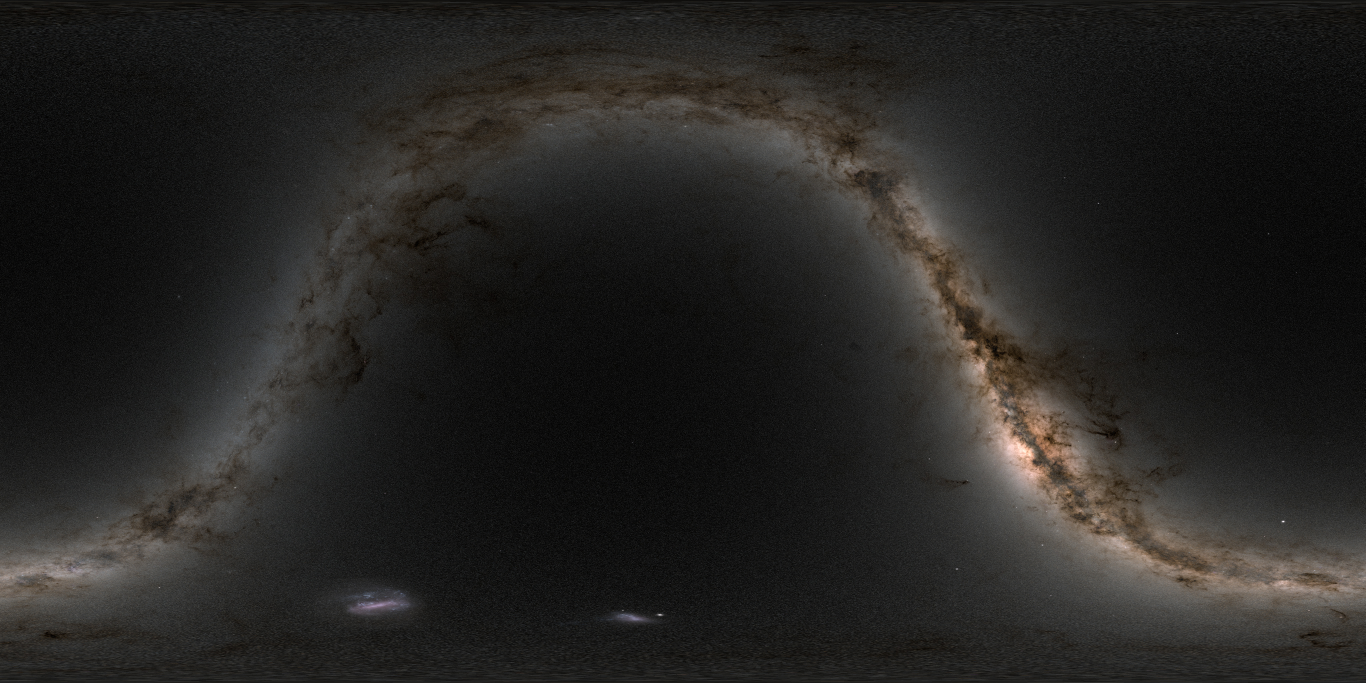
#> input picture app/src/main/assets/sky/panorama/milkyway_2020_4k.jpg, 4096 x 2048 px, found by its file name (shown at 1/3 size)
$ python preview_night_sky.py app/src/main/assets/sky/panorama/milkyway_2020_4k.jpg
#> lines starting #> are read from the running program, lines starting #| are printed output that depends on the picture
"""CPU port of SkyPanoramaShaders.FRAGMENT_SHADER, used to eyeball the night sky.

Development harness, not part of the app: it runs the same maths the GLSL does so a change to the
night can be inspected as an image instead of on a device.

    python3 tools/sky-panorama/preview_night_sky.py app/src/main/assets/sky/panorama/milkyway_2020_4k.jpg

Writes one PNG per sky state to the directory it is run from. Requires numpy and pillow. Keep it in
step with SkyNightModel.kt and SkyPanoramaShaders.kt by hand; the Kotlin side is the source of truth
and SkyNightModelTest pins the numbers it depends on.
"""
import numpy as np, math, sys
from PIL import Image

PI = math.pi
GAL_POLE = np.array([-0.05487556, -0.87343709, -0.48383502])
ECL_POLE = np.array([0.0, -0.3977772, 0.9174821])

ZERO = 108000.0
def m2l(m): return ZERO * 10 ** (-0.4 * m)
BORTLE = {1:21.99,2:21.94,3:21.79,4:21.09,5:20.0,6:19.22,7:18.66,8:18.1,9:17.6}
NAT = m2l(21.95)
GAL_PEAK = m2l(18.9)
ZOD = m2l(23.0); GEG = m2l(23.8)
FULL_MOON = m2l(18.2)
GALAXY_GAMMA = 0.90
TZ = 0.83
LUMA = np.array([0.2126, 0.7152, 0.0722], dtype=np.float32)

def airmass(h):
    h = np.maximum(h, -0.9)
    return 1.0 / (np.sin(np.radians(h)) + 0.50572 * np.power(h + 6.07995, -1.6364))

def smoothstep(e0, e1, x):
    t = np.clip((x - e0) / (e1 - e0), 0, 1)
    return t * t * (3 - 2 * t)

def display_key(a):
    t = np.clip((np.log10(np.maximum(a, 1e-6)) + 4.0) / 7.5, 0, 1)
    s = t * t * (3 - 2 * t)
    return 0.30 * (0.06 + 0.94 * np.power(s, 1.6))

def srgb_to_linear(c):
    return np.where(c <= 0.04045, c / 12.92, np.power((c + 0.055) / 1.055, 2.4))

def linear_to_srgb(c):
    c = np.clip(c, 0, 1)
    return np.where(c <= 0.0031308, c * 12.92, 1.055 * np.power(c, 1/2.4) - 0.055)

def aces(x):
    v = np.maximum(x, 0)
    return np.clip((v * (2.51*v + 0.03)) / (v * (2.43*v + 0.59) + 0.14), 0, 1)

def twilight_zenith(sun_alt):
    dep = max(-sun_alt, 0.0)
    return float(m2l(10.5) * 10 ** (-0.76 * (dep - 12.0)) * (1 - smoothstep(-6.0, -2.0, sun_alt)))

def night_sky(sun_alt, moon_alt, moon_illum, bortle, cam_alt):
    tauV = -math.log(TZ)
    tau = np.array([0.34, 0.62, 1.02]) * tauV
    natural = NAT
    artificial = max(0.0, m2l(BORTLE[bortle]) - natural)
    above = float(smoothstep(-3.0, 5.0, moon_alt))
    illum = min(max(moon_illum/100, 0), 1)
    if above > 0 and illum > 0:
        xm = max(airmass(max(moon_alt, -1.0)), 1.0)
        moon_sky = FULL_MOON * (0.35 + 0.65*illum) * above * TZ ** (xm - 1)
    else:
        moon_sky = 0.0
    adapt = max(min(natural + artificial, natural*1.18 + artificial*2.4) + moon_sky*0.35, 1e-7)
    xc = airmass(cam_alt)
    glare = natural*xc*TZ**(xc-1) + artificial*(0.40 + 2.5*math.exp(-max(cam_alt,0.4)/7.5)*1.28)
    key = max(0.65*adapt + 0.35*max(glare,1e-7) + 0.45*twilight_zenith(sun_alt), 1e-7)
    t = min(max((math.log10(max(key,1e-6)) + 3.0)/3.0, 0.0), 1.0)
    scotopic = 1.0 - t*t*(3-2*t)
    return dict(tau=tau, airglow=natural, lp=artificial, moon_sky=moon_sky,
                exposure=float(display_key(key)/key), scotopic=scotopic,
                # SkyNightModel.nightSkyWeight: 0 above -4, 1 below -10.
                w=float(smoothstep(-4.0, -10.0, sun_alt)))

def patch(az, alt, seed):
    a, b = np.radians(az), np.radians(alt)
    v = np.sin(3*a + 1.7*b + seed)*np.cos(2*a - 2.3*b + 0.7*seed) \
      + 0.6*np.sin(5*a + 3.1*b - 0.4 + seed*1.3)*np.cos(4*a + 1.9*b)
    return 0.5 + 0.5*(v/1.6)

def render(out, plate_path, width, height, lst, lat, sun_alt, sun_az, moon_alt, moon_az,
           moon_illum, bortle, fovY, cam_alt, cam_az):
    N = night_sky(sun_alt, moon_alt, moon_illum, bortle, cam_alt)
    plate = np.asarray(Image.open(plate_path).convert('RGB'), dtype=np.float32) / 255.0
    ph, pw, _ = plate.shape

    p = np.radians(lst); phi = np.radians(lat)
    n = np.array([-np.sin(phi)*np.cos(p), -np.sin(phi)*np.sin(p), np.cos(phi)])
    e = np.array([-np.sin(p), np.cos(p), 0.0])
    z = np.array([np.cos(phi)*np.cos(p), np.cos(phi)*np.sin(p), np.sin(phi)])
    def d(az, alt):
        a, h = np.radians(az), np.radians(alt)
        return np.cos(h)*np.cos(a)*n + np.cos(h)*np.sin(a)*e + np.sin(h)*z
    forward = d(cam_az, cam_alt)
    hint = z if abs(np.dot(forward, z)) < 0.9 else e
    right = np.cross(forward, hint); right /= np.linalg.norm(right)
    up = np.cross(right, forward)

    tanY = math.tan(math.radians(fovY)/2)
    tanX = tanY * width / height
    xs = (np.arange(width)+0.5)/width*2 - 1
    ys = 1 - (np.arange(height)+0.5)/height*2
    gx, gy = np.meshgrid(xs, ys)
    dirv = (forward[None,None,:] + gx[...,None]*tanX*right[None,None,:] + gy[...,None]*tanY*up[None,None,:])
    dirv /= np.linalg.norm(dirv, axis=2, keepdims=True)

    alt = np.degrees(np.arcsin(np.clip(dirv @ z, -1, 1)))
    az = np.degrees(np.arctan2(dirv @ e, dirv @ n)); az = np.where(az < 0, az+360, az)

    ra = np.arctan2(dirv[...,1], dirv[...,0]); dec = np.arcsin(np.clip(dirv[...,2], -1, 1))
    u = np.mod(0.5 - ra/(2*PI), 1.0); v = 0.5 - dec/PI
    px = np.clip((u*pw).astype(int), 0, pw-1); py = np.clip((v*ph).astype(int), 0, ph-1)
    tex = plate[py, px]
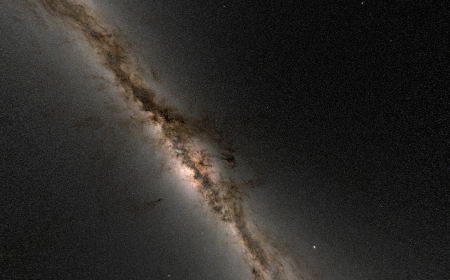
#> tex: shape (560, 900, 3) float32 (shown at 1/2 size); mean R, G, B 0.175, 0.166, 0.155

    galLin = srgb_to_linear(np.clip((tex - 0.105)/0.895, 0, 1))
    galLum = np.clip(galLin @ LUMA, 0, 1)
    galLat = np.degrees(np.arcsin(np.clip(dirv @ GAL_POLE, -1, 1)))
    band = 0.50 + 0.50*np.exp(-0.5*(galLat/12.0)**2)
    halo = np.exp(-0.5*(galLat/34.0)**2)
    warm = np.clip(galLum*1.9, 0, 1)*np.exp(-0.5*(galLat/16.0)**2)
    cool = halo*(1 - np.clip(galLum*3.2, 0, 1))
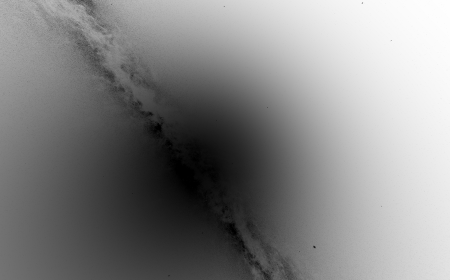
#> cool: shape (560, 900) float64 (shown at 1/2 size); min 0, max 0.998, mean 0.522
    tint = np.stack([np.full_like(galLum,0.97), np.full_like(galLum,0.99), np.full_like(galLum,1.04)], -1)
    tint = tint + (np.array([1.10,1.00,0.86]) - np.array([0.97,0.99,1.04]))[None,None,:]*warm[...,None]
    tint = tint + (np.array([0.86,0.95,1.12])[None,None,:] - tint)*0.45*cool[...,None]
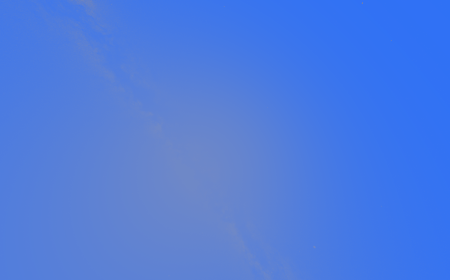
#> tint: shape (560, 900, 3) float64 (shown at 1/2 size); mean of channels 0, 1, 2 0.944, 0.981, 1.06; drawn with min black and max white

    ext = np.exp(-N['tau']*airmass(np.maximum(alt, 0.0))[...,None])
    galaxy = GAL_PEAK*np.power(np.maximum(galLum, 0), GALAXY_GAMMA)[...,None]*band[...,None]*tint
    galaxy = galaxy*ext*smoothstep(-0.8, 2.6, alt)[...,None]

    x = airmass(alt)
    glow = N['airglow']*x*np.power(np.clip(TZ, 0.02, 1), x-1)
    glow = glow*smoothstep(-1.2, 3.0, alt)*(0.84 + 0.32*patch(az, alt, 0.0))
    domes = np.ones_like(az)
    for caz, w, s in ((28.0, 1.00, 38.0), (146.0, 0.50, 24.0), (262.0, 0.28, 62.0)):
        dAz = np.abs(np.mod(az - caz + 180, 360) - 180)
        domes = domes + w*np.exp(-0.5*(dAz/s)**2)
    lp = N['lp']*(0.40 + 2.5*np.exp(-np.maximum(alt, 0.4)/7.5)*(0.28+domes))
    lp = lp*(0.85 + 0.30*patch(az, alt, 3.1))*smoothstep(-2.2, 2.2, alt)

    sunDir = d(sun_az, sun_alt); moonDir = d(moon_az, moon_alt)
    sunAngle = np.degrees(np.arccos(np.clip(dirv @ sunDir, -1, 1)))
    eclLat = np.degrees(np.arcsin(np.clip(dirv @ ECL_POLE, -1, 1)))
    zl = ZOD*np.exp(-0.5*(eclLat/9.0)**2)*(0.25 + 0.75*smoothstep(25, 100, sunAngle))
    zl = zl + GEG*np.exp(-0.5*(eclLat/5.5)**2)*np.exp(-0.5*((sunAngle-180)/17.0)**2)
    zodiacal = zl[...,None]*ext*smoothstep(-1.2, 2.5, alt)[...,None]*np.array([1.0,0.95,0.86])

    rho = np.degrees(np.arccos(np.clip(dirv @ moonDir, -1, 1)))
    cr = np.cos(np.radians(rho))
    fRho = 1.0e5*(1.06+cr*cr) + 1.0e6*np.exp(-rho/40.0)
    fZero = 1.0e5*2.06 + 1.0e6
    moon = (N['moon_sky']*(fRho/fZero))[...,None]*ext*(1-np.exp(-x*1.2))[...,None]
    moon = moon*smoothstep(-1.2, 3.0, alt)[...,None]*np.array([0.82,0.95,1.28])

    G_TW = 0.72
    hg = (1-G_TW*G_TW)/(4*PI*np.power(1+G_TW*G_TW-2*G_TW*np.cos(np.radians(sunAngle)), 1.5))
    hg0 = (1-G_TW*G_TW)/(4*PI*(1+G_TW*G_TW-2*G_TW)**1.5)
    tw = twilight_zenith(sun_alt)*(0.55 + 0.45*np.exp(-np.maximum(alt, 0.0)/9.0))*(0.25 + 1.50*(hg/hg0))
    rayl = 0.75*(1+np.cos(np.radians(sunAngle))**2)/1.5
    warmMix = np.clip(rayl*0.55*np.exp(-np.maximum(alt,0.0)/26.0), 0, 1)
    twColour = (np.array([0.44,0.60,1.0])[None,None,:]
                + (np.array([1.30,0.72,0.42])-np.array([0.44,0.60,1.0]))[None,None,:]*warmMix[...,None])
    twilight = tw[...,None]*twColour
    anti = np.exp(-0.5*((180-sunAngle)/45.0)**2)*np.exp(-0.5*((alt-5.0)/9.0)**2)
    twilight = twilight*(1 - 0.6*anti)[...,None]

    night = (galaxy + glow[...,None]*np.array([0.86,1.00,1.14])
             + lp[...,None]*np.array([1.14,0.96,0.78])
             + zodiacal + moon + twilight)

    c = np.maximum(night, 0)*N['exposure']
    scot = 0.36*c[...,1] + 0.62*c[...,2] + 0.02*c[...,0]
    c = c + (scot[...,None]*np.array([0.62,0.80,1.18]) - c)*(0.55*N['scotopic'])
    y = c @ LUMA
    yd = aces(y)
    c = c*(yd/np.maximum(y,1e-12))[...,None]
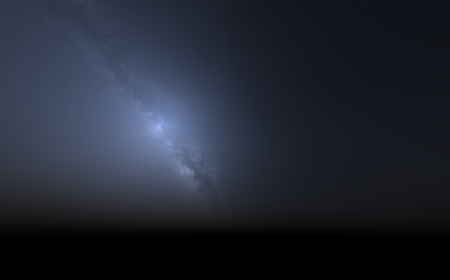
#> c: shape (560, 900, 3) float64 (shown at 1/2 size); mean of channels 0, 1, 2 0.00936, 0.0106, 0.0137; drawn with min black and max white
    m = c.max(axis=2)
    sat = np.clip((1-yd)/np.maximum(m-yd, 1e-9), 0, 1)
#> sat: shape (560, 900) float64; every value is 1
    c = np.where((m > 1)[...,None], yd[...,None] + (c-yd[...,None])*sat[...,None], c)
    o = np.clip(c, 0, 1)
    l = o @ LUMA
    o = l[...,None] + (o - l[...,None])*1.0
    o = (o-0.5)*1.0 + 0.5
    night_srgb = linear_to_srgb(np.clip(o, 0, 1))
    night_srgb = night_srgb*(0.06 + 0.94*smoothstep(-1.5, 0.5, alt))[...,None]
#> in smoothstep (call 11), `t = np.clip((x - e0) / (e1 - e0), 0, 1)`:
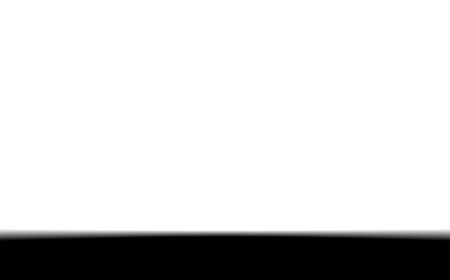
#> t: shape (560, 900) float64 (shown at 1/2 size); min 0, max 1, mean 0.836

    day = np.broadcast_to(np.array([0.02,0.05,0.13], dtype=np.float32), night_srgb.shape)
    sky = day + (night_srgb - day)*N['w']
    Image.fromarray((np.clip(sky,0,1)*255).astype(np.uint8)).save(out)
    print(f"{out} exposure {N['exposure']:.2f} moon_sky {N['moon_sky']:.2e} weight {N['w']:.3f} "
          f"twilight {twilight_zenith(sun_alt):.2e} scotopic {N['scotopic']:.2f}")

if __name__ == '__main__':
    plate = sys.argv[1]
    W, H = 900, 560
    render('/home/user/preview/night_b4_moon.png', plate, W, H, lst=250.0, lat=35.7,
           sun_alt=-25.0, sun_az=300.0, moon_alt=40.0, moon_az=140.0, moon_illum=80.0,
           bortle=4, fovY=104.0, cam_alt=40.0, cam_az=180.0)
    render('/home/user/preview/night_b2_nomoon.png', plate, W, H, lst=250.0, lat=35.7,
           sun_alt=-30.0, sun_az=320.0, moon_alt=-30.0, moon_az=140.0, moon_illum=5.0,
           bortle=2, fovY=104.0, cam_alt=40.0, cam_az=180.0)
#> in aces (call 2), `return np.clip((v * (2.51*v + 0.03)) / (v * (2.43*v + 0.59) + 0.14), 0..`:
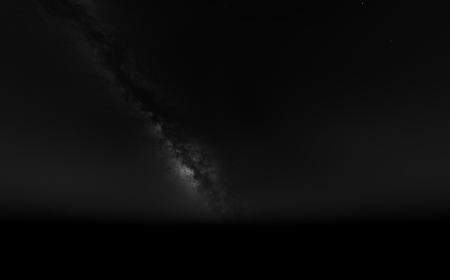
#> returned value: shape (560, 900) float64 (shown at 1/2 size); min 2.84e-13, max 0.277, mean 0.0131; drawn with min black and max white
    render('/home/user/preview/night_b8_city.png', plate, W, H, lst=250.0, lat=35.7,
           sun_alt=-30.0, sun_az=320.0, moon_alt=-30.0, moon_az=140.0, moon_illum=5.0,
           bortle=8, fovY=104.0, cam_alt=40.0, cam_az=180.0)
#> call 3 of render, with out = '/home/user/preview/night_b8_city.png', width = 900, height = 560, lst = 250, lat = 35.7, sun_alt = -30, sun_az = 320, moon_alt = -30
#> in render (call 3), `scot = 0.36*c[...,1] + 0.62*c[...,2] + 0.02*c[...,0]`:
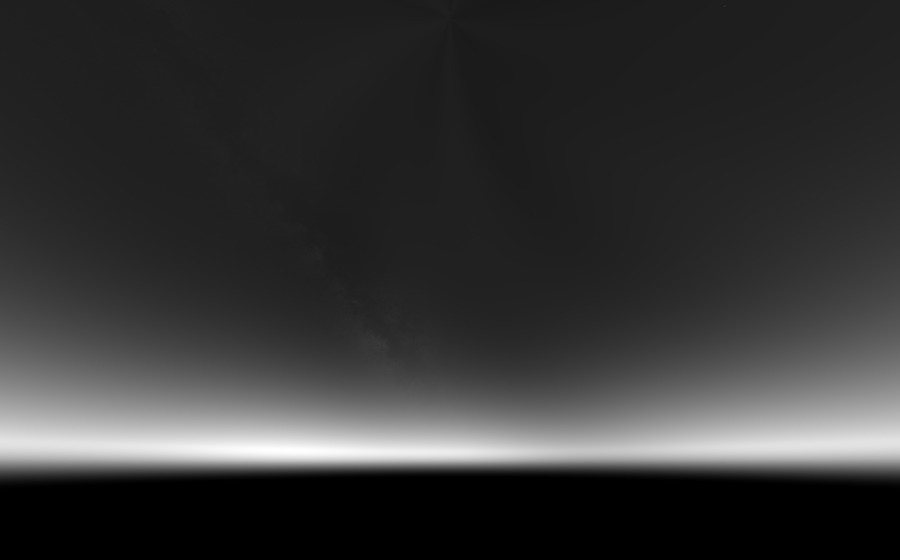
#> scot: shape (560, 900) float64; min 9.86e-14, max 0.114, mean 0.0237; drawn with min black and max white
    render('/home/user/preview/twilight_deep.png', plate, W, H, lst=250.0, lat=35.7,
           sun_alt=-14.0, sun_az=290.0, moon_alt=-20.0, moon_az=200.0, moon_illum=10.0,
           bortle=3, fovY=104.0, cam_alt=40.0, cam_az=250.0)
    render('/home/user/preview/twilight_mid.png', plate, W, H, lst=250.0, lat=35.7,
           sun_alt=-9.0, sun_az=290.0, moon_alt=15.0, moon_az=200.0, moon_illum=30.0,
           bortle=3, fovY=104.0, cam_alt=40.0, cam_az=250.0)

$ run again, with app/src/main/assets/earth_bump_2k.jpg copied over app/src/main/assets/sky/panorama/milkyway_2020_4k.jpg
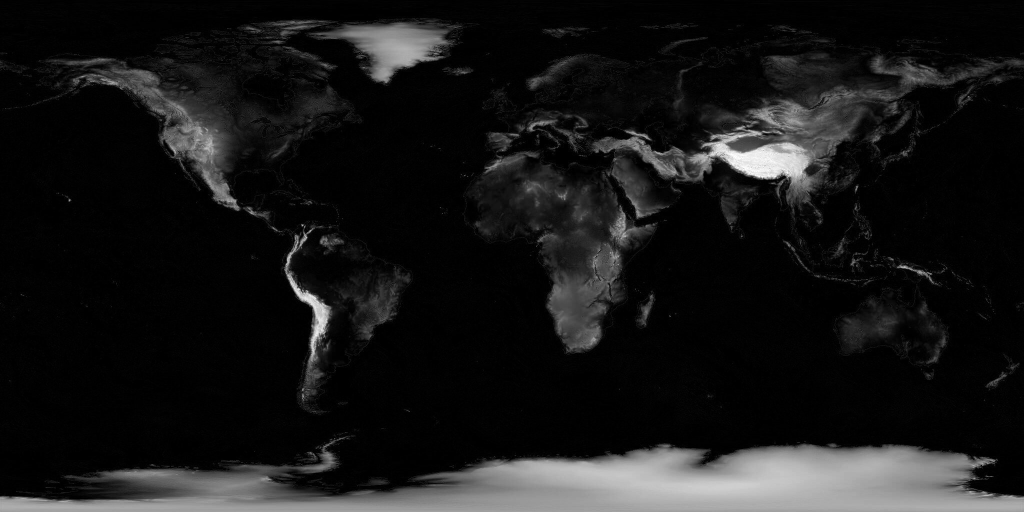
#> input picture app/src/main/assets/earth_bump_2k.jpg, 2048 x 1024 px, found by its file name (shown at 1/2 size)
#> sat: shape (560, 900) float64; every value is 1
#> in linear_to_srgb, `return np.where(c <= 0.0031308, c * 12.92, 1.055 * np.power(c, 1/2.4) ..`:
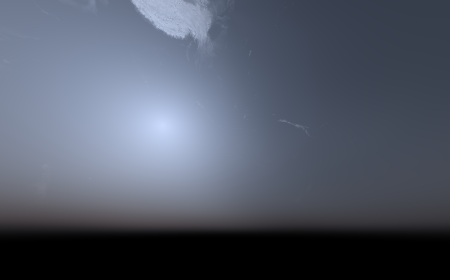
#> returned value: shape (560, 900, 3) float64 (shown at 1/2 size); mean of channels 0, 1, 2 0.0843, 0.0912, 0.106; drawn with min black and max white
#> in render (call 2), `Image.fromarray((np.clip(sky,0,1)*255).astype(np.uint8)).save(out)`:
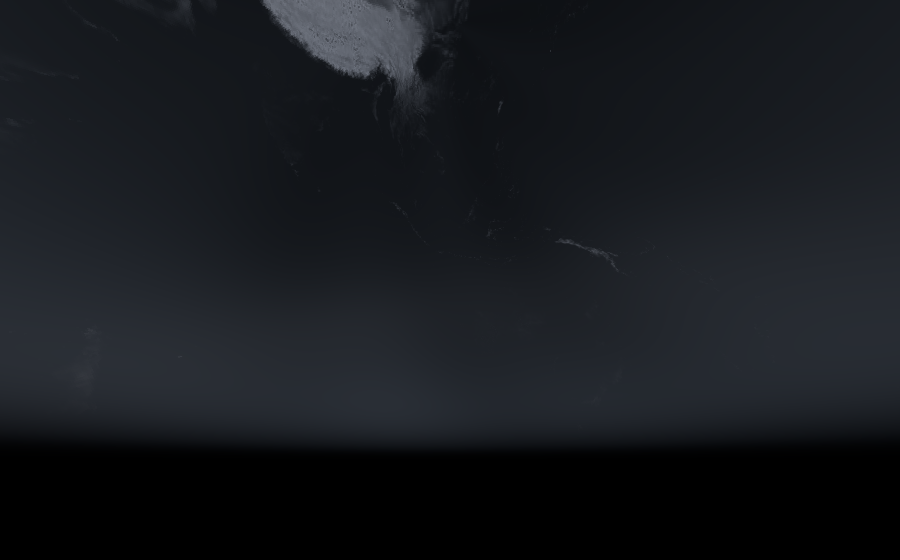
#> saved as night_b2_nomoon.png: PIL image 900x560 RGB; mean R, G, B 23.1, 26, 30.3

$ run again, with app/src/main/assets/earth_clouds.jpg copied over app/src/main/assets/sky/panorama/milkyway_2020_4k.jpg
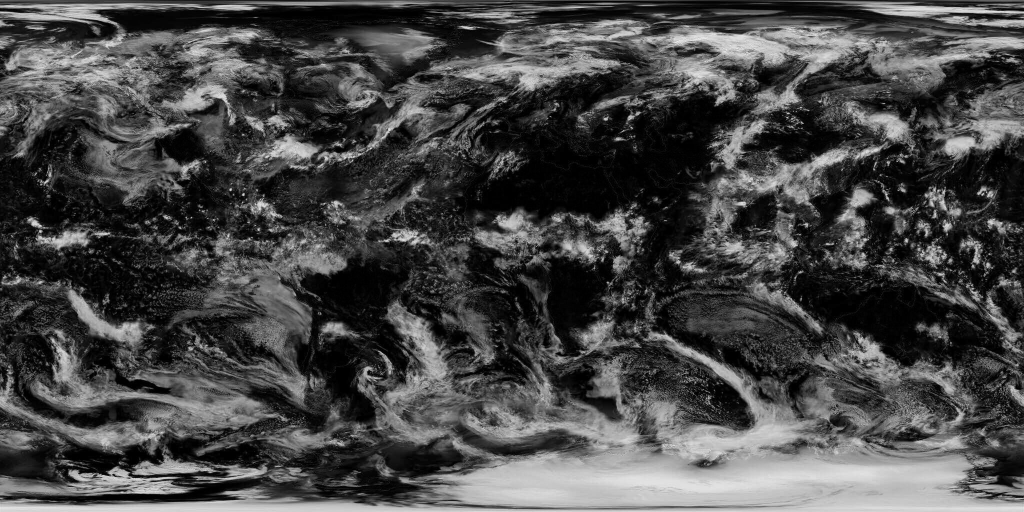
#> input picture app/src/main/assets/earth_clouds.jpg, 2048 x 1024 px, found by its file name (shown at 1/2 size)
#> in render, `night = (galaxy + glow[...,None]*np.array([0.86,1.00,1.14]) + lp[...,N..`:
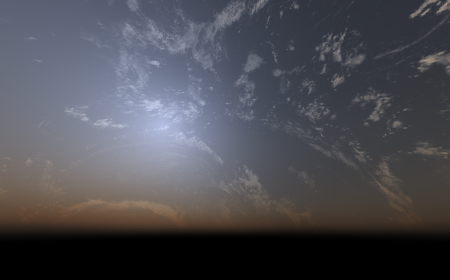
#> night: shape (560, 900, 3) float64 (shown at 1/2 size); mean of channels 0, 1, 2 0.00132, 0.00132, 0.00143; drawn with min black and max white
#> sat: shape (560, 900) float64; every value is 1
#> in linear_to_srgb (call 2), `return np.where(c <= 0.0031308, c * 12.92, 1.055 * np.power(c, 1/2.4) ..`:
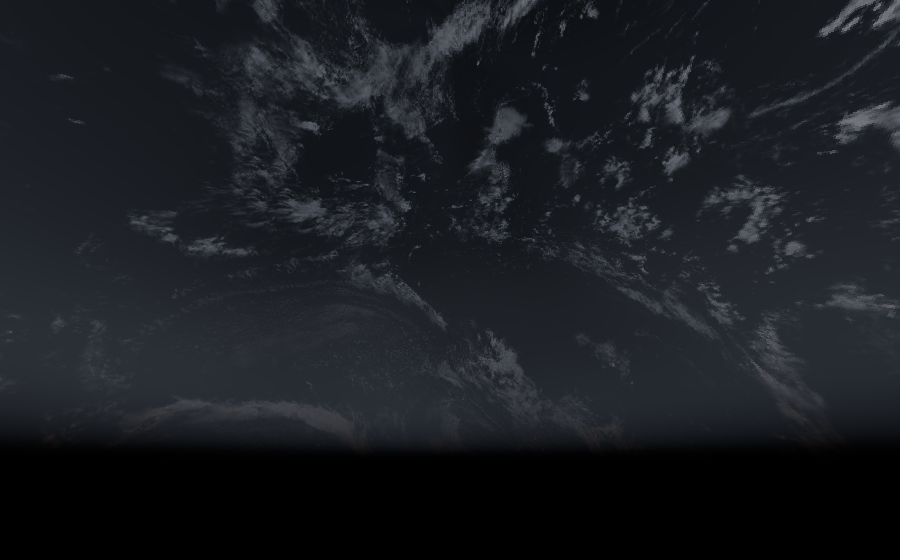
#> returned value: shape (560, 900, 3) float64; mean of channels 0, 1, 2 0.104, 0.115, 0.132; drawn as R, G, B
